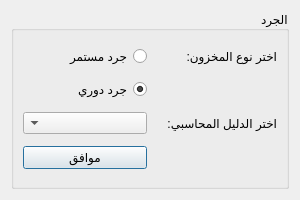
<?xml version="1.0" encoding="UTF-8"?>
<ui version="4.0">
 <class>Configuration</class>
 <widget class="QDialog" name="Configuration">
  <property name="windowModality">
   <enum>Qt::WindowModal</enum>
  </property>
  <property name="geometry">
   <rect>
    <x>0</x>
    <y>0</y>
    <width>300</width>
    <height>200</height>
   </rect>
  </property>
  <property name="windowTitle">
   <string>نوع المخزون</string>
  </property>
  <property name="layoutDirection">
   <enum>Qt::RightToLeft</enum>
  </property>
  <layout class="QGridLayout" name="gridLayout_4">
   <item row="0" column="0">
    <widget class="QGroupBox" name="groupBox">
     <property name="title">
      <string>الجرد</string>
     </property>
     <layout class="QGridLayout" name="gridLayout_3">
      <item row="5" column="1">
       <widget class="QPushButton" name="ok_button">
        <property name="text">
         <string>موافق</string>
        </property>
       </widget>
      </item>
      <item row="3" column="1">
       <widget class="QComboBox" name="manuals_combobox"/>
      </item>
      <item row="0" column="1">
       <widget class="QRadioButton" name="perpetual_radio">
        <property name="text">
         <string>جرد مستمر</string>
        </property>
       </widget>
      </item>
      <item row="3" column="0">
       <widget class="QLabel" name="info_label_2">
        <property name="text">
         <string>اختر الدليل المحاسبي:</string>
        </property>
        <property name="wordWrap">
         <bool>true</bool>
        </property>
       </widget>
      </item>
      <item row="0" column="0">
       <widget class="QLabel" name="info_label">
        <property name="text">
         <string>اختر نوع المخزون:</string>
        </property>
        <property name="wordWrap">
         <bool>true</bool>
        </property>
       </widget>
      </item>
      <item row="1" column="1">
       <widget class="QRadioButton" name="periodic_radio">
        <property name="text">
         <string>جرد دوري</string>
        </property>
        <property name="checked">
         <bool>true</bool>
        </property>
       </widget>
      </item>
     </layout>
    </widget>
   </item>
  </layout>
 </widget>
 <resources/>
 <connections/>
</ui>
